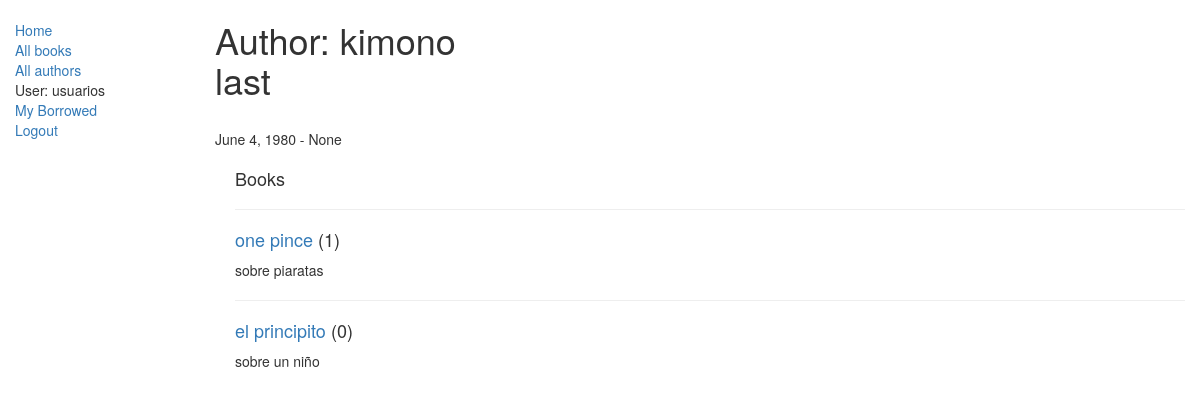
Page /holaApp/author/4 (signed in) on the earlier database version.
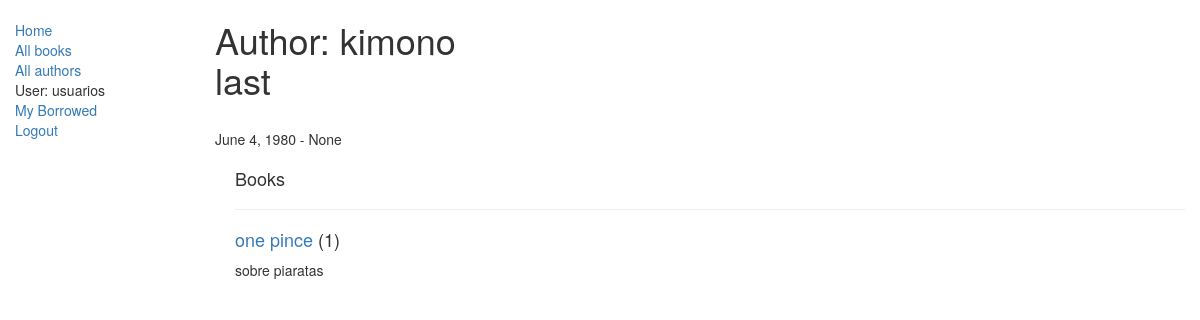
Same page on the later database version.
### holaApp/models.py (models this page shows, shortened)
class Book(models.Model):
    title = models.CharField(max_length=200)
    author = models.ForeignKey('Author', on_delete=models.SET_NULL, null=True)
    summary = models.TextField(max_length=1000, help_text="Ingrese una breve descripción del libro")
    isbn = models.CharField('ISBN',max_length=13, help_text='13 Caracteres <a href="https://www.isbn-international.org/content/what-isbn">ISBN number</a>')
    genre = models.ManyToManyField(Genre, help_text="Seleccione un genero para este libro")
    language = models.ForeignKey(
        'Language', on_delete=models.SET_NULL, null=True)
    def display_genre(self):
        """
        Creates a string for the Genre. This is required to display genre in Admin.
        """
        return ', '.join([genre.name for genre in self.genre.all()[:3]])
    display_genre.short_description = 'Genre'

### holaApp/views.py (the view)
# urls.py: url(r'^author/(?P<pk>\d+)$', views.AuthorDetailView.as_view(), name='author-detail'),
class AuthorDetailView(LoginRequiredMixin, generic.DetailView):
    login_url = '/accounts/login/'
    redirect_field_name = 'redirect_to'
    model = Author

### holaApp/templates/holaApp/author_detail.html
{% extends "base_generic.html" %}
{% block content %}
<h1>Author: {{ author.first_name }}<br> {{ author.last_name }}</h1>
<br> {{author.date_of_birth}} - {{author.date_of_death}}
<div style="margin-left:20px;margin-top:20px">
    <h4>Books</h4>
    {% for libros in author.book_set.all %}
        <hr>
        <p>
            <h4> <a href="{% url 'book-detail' libros.pk %}">{{ libros.title }}</a>
              ({{ libros.bookinstance_set.all.count}})
            </h4>
        </p>
        <p> {{libros.summary}}</p>
    {% endfor %}
</div>
{% endblock %}

Differences in the rows shown:
removed Book: title "el principito", bookinstance_set.all.count "0", summary "sobre un niño"
